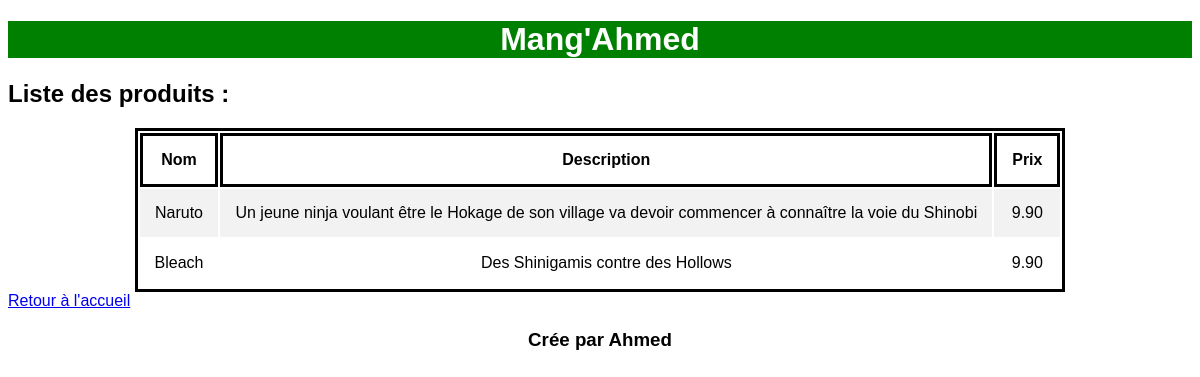
Page /listeProduits on the earlier database version.
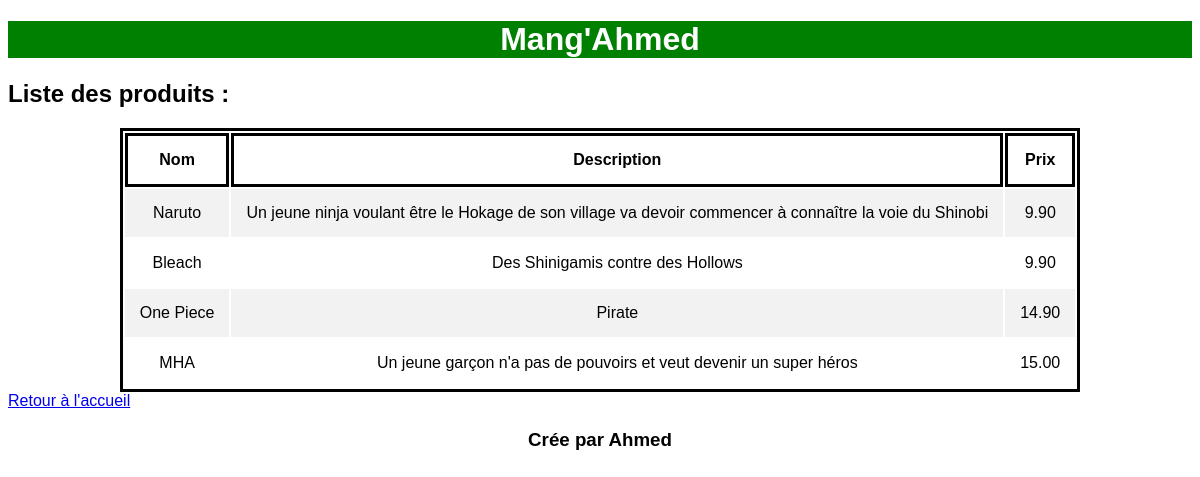
Same page on the later database version.
### ajoutProduitCatalogue/models.py (models this page shows)
class Produit(models.Model):
    nom = models.CharField(max_length=100, null=False)
    prix = models.DecimalField(max_digits=5, decimal_places=2, null=False)
    description = models.TextField(max_length=1000, null=False)

### ajoutProduitCatalogue/views.py (the view)
# urls.py: path('listeProduits', views.listeProduits, name="afficher_produit") ,
def listeProduits(request):
    tous_les_produits = Produit.objects.all()
    contenu = {"Produits": tous_les_produits}
    return render(request, "listeProduits.html", contenu)

### templates/listeProduits.html
{% extends "index.html" %}
{% block content %}
    <div id="contenu"><h2 >Liste des produits :</h2></div>
    <table id = tableauProduit>
      <tr>
    <th>Nom</th>
    <th>Description</th>
    <th>Prix</th>
  </tr>
     {% for produit in Produits %}
  <tr>
    <td>{{ produit.nom }}</td>
  <td>{{ produit.description }}</td>
  <td>{{ produit.prix }}</td>
  </tr>
        {% endfor %}
</table>
    <div><a href={% url "index" %}> Retour à l'accueil </a></div>
{% endblock %}

### templates/index.html (shortened to what this page needs)
{% load static %}
<!DOCTYPE html>
<html lang="en">
<head>
    <link rel="stylesheet" href = "{% static "style.css" %}">
</head>
<body>
    <div id="header"><h1 >Mang'Ahmed</h1></div>
        {% block content %}{% endblock %}
    <div id="footer"><h3 >Crée par Ahmed</h3></div>
</body>
</html>

### static/style.css (style rules this page uses)
html { font-family: Arial; }
#header { background-color : green; text-align: center; color: white; }
#tableauProduit { margin: auto; border: solid; }
th { border: solid; }
th, td { padding: 15px; text-align: center; }
tr:nth-child(even) { background-color: #f2f2f2; }
#footer { text-align: center; }

Differences in the rows shown:
added Produit: nom "One Piece", description "Pirate", prix "14.90"
added Produit: nom "MHA", description "Un jeune garçon n'a pas de pouvoirs et veut devenir un super héros", prix "15.00"
